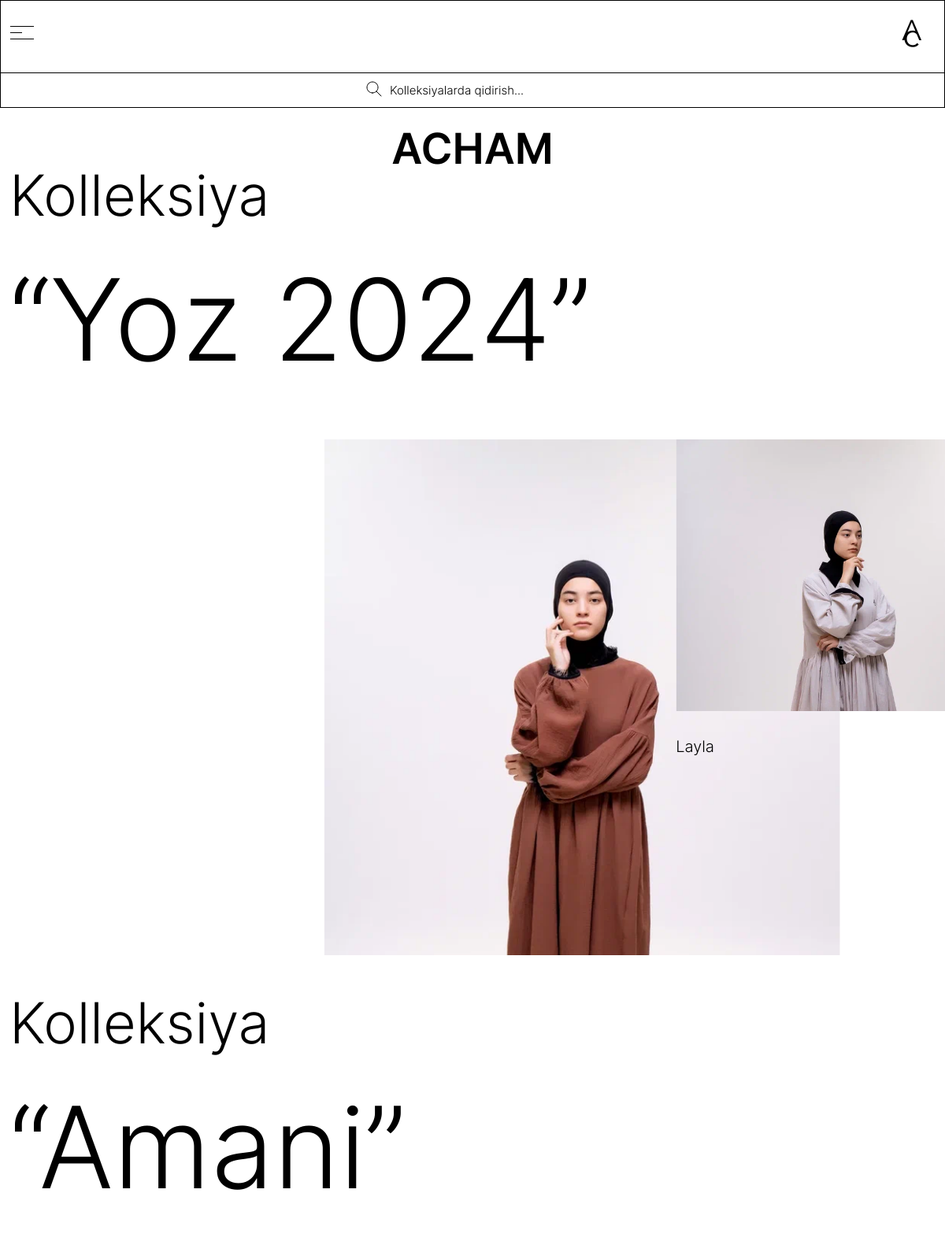
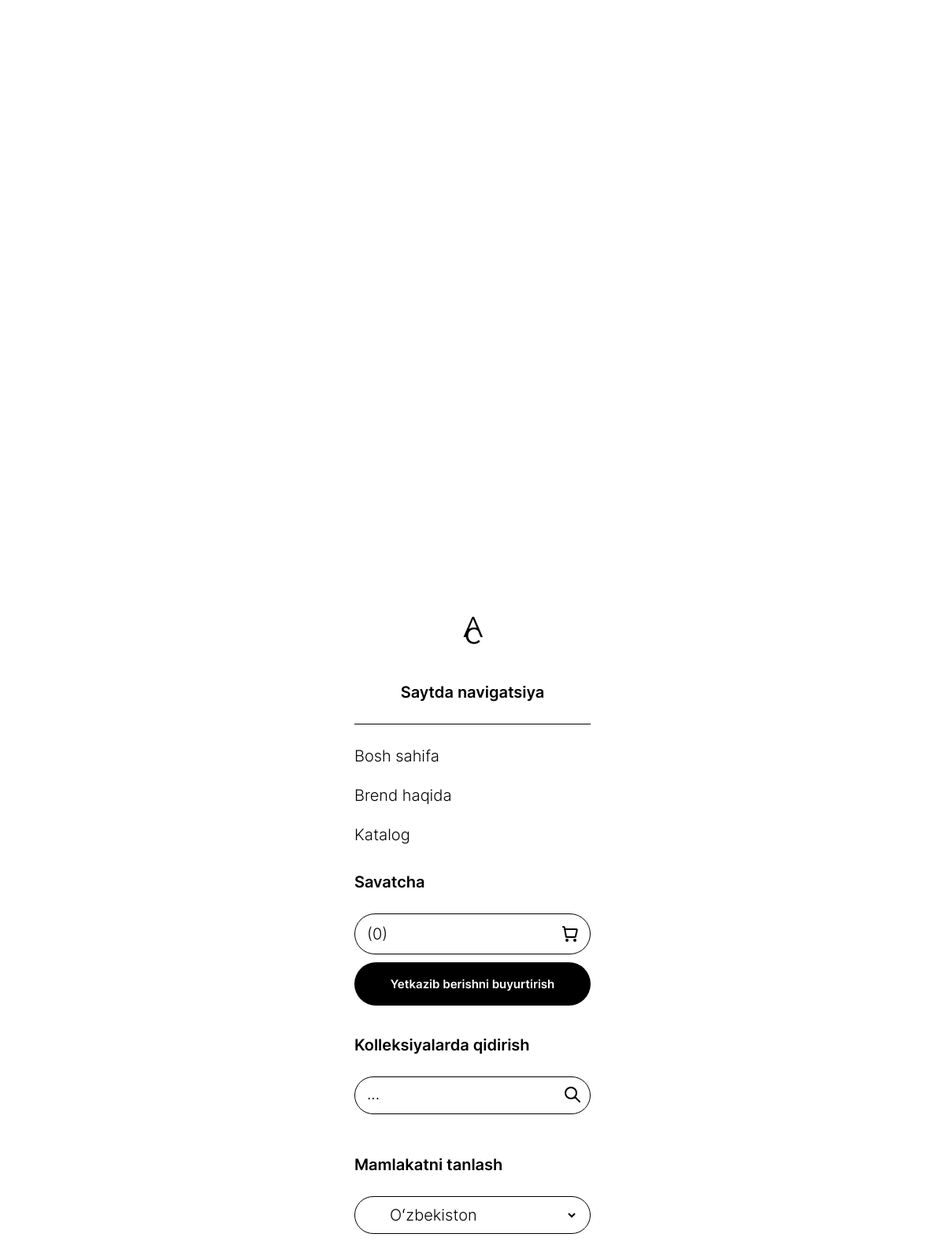
The app's page /second_page_uz/ with its own data (2 pictures, top to bottom).
### backend/models.py (models this page shows, shortened)
class Collection(models.Model):
    image = models.ImageField(upload_to='images', verbose_name='Фото коллекции', null=True, blank=True)
    name = models.CharField(max_length=255, null=True, blank=True, verbose_name='Название коллекции')
    name_en = models.CharField(max_length=255, null=True, blank=True, verbose_name='Название коллекции {en}')
    name_uz = models.CharField(max_length=255, null=True, blank=True, verbose_name='Название коллекции {uz}')
    class Meta:
        verbose_name = 'Коллекция'
        verbose_name_plural = 'Коллекции'

class Item(models.Model):
    name = models.CharField(max_length=150, null=True, blank=True, verbose_name='Название товара')
    description = models.TextField(null=True, blank=True, verbose_name='Описание товара')
    name_en = models.CharField(max_length=150, null=True, blank=True, verbose_name='Название товара {en}')
    description_en = models.TextField(null=True, blank=True, verbose_name='Описание товара {en}')
    name_uz = models.CharField(max_length=150, null=True, blank=True, verbose_name='Название товара {uz}')
    description_uz = models.TextField(null=True, blank=True, verbose_name='Описание товара {uz}')
    material = models.ForeignKey(Material, on_delete=models.CASCADE, verbose_name='Материал товара')
    collection = models.ForeignKey(Collection, on_delete=models.CASCADE, verbose_name='Коллекция товара',
                                   related_name='items')
    image = models.ImageField(upload_to='images', verbose_name='Фото товара')
    price = models.DecimalField(max_digits=10, decimal_places=2, null=True, blank=True, verbose_name='Цена товара')
    def get_image(self):
        try:
            return self.image.url
        except:
            return ''
    class Meta:
        verbose_name = 'Товар'
        verbose_name_plural = 'Товары'

### backend/views.py (the view)
# urls.py: path('second_page_uz/', second_page_uz, name='second_page_uz'),
def second_page_uz(request):
    collections = Collection.objects.all()
    context = {
        'collections': collections
    }
    return render(request, 'second_page_uz.html', context)

### backend/cart.py (called while the page is built)
    def __len__(self):
        return sum(item['quantity'] for item in self.cart.values())

    def get_total_price(self):
        return sum(Decimal(item['price']) * item['quantity'] for item in
                   self.cart.values())

### backend/context_processors.py (called while the page is built)
def cart(request):
    return {'cart': Cart(request)}

### backend/views.py (called while the page is built)
def cart_form_processor(request):
    return {
            'cart_form': CartForm(),
            'cart_form_en': CartFormEn(),
            'cart_form_uz': CartFormUz()
            }

### backend/templates/second_page_uz.html (shortened to what this page needs)
{% extends 'base_uz.html' %}
{% load static %}
{% block main %}
{% include 'components/header/_header_other_uz.html' %}
    <main class="swiper-main">
        {% for collection in collections %}
          <div class="container">
                <div class="swiper-text">
                    <h2 class="swiper-text&#45;&#45;first">Kolleksiya</h2>
                    <h2 class="swiper-text--second">“{{ collection.name_uz }}”</h2>
                </div>
            </div>
        <div class="swiper mySwiper" id="collection_{{ collection.pk }}">
            <div class="swiper-wrapper">
                {% for item in collection.items.all %}
                <div class="swiper-slide">
                    <div class="swiper-slide-img-c" onclick="document.location.href='{% url 'third_page_uz' item.pk %}'">
                        <img src="{{ item.get_image }}" />
                    </div>
                    <div class="swiper-slide--text-b">
                        <span class="swiper-slide--text">{{ item.name_uz }}</span>
                    </div>
                </div>
                {% endfor %}
            </div>
        </div>
        {% endfor %}
    </main>
{% endblock main %}

### static/style/style.css (style rules this page uses)
:root { --ml: "Montserrat-Light"; --mli: "Montserrat-LightItalic"; --msb: "Montserrat-SemiBold"; --cen: "Century", sans-serif; }
html { overflow-x: hidden !important; }
body { font-family: var(--ml); -webkit-user-select: none; -moz-user-select: none; -ms-user-select: none; user-select: none; }
.swiper-slide--text { font-size: 20px; font-family: var(--ml); }
.swiper-text { padding: 0 0 30px 0; display: -webkit-box; display: -ms-flexbox; display: flex; -webkit-box-orient: vertical; -webkit-box-direction: normal; -ms-flex-direction: column; flex-direction: column; -webkit-box-pack: start; -ms-flex-pack: start; justify-content: flex-start; -webkit-box-align: start; -ms-flex-align: start; align-items: flex-start; gap: 50px; }
.swiper-text--first { font-family: var(--ml); font-size: 72px; }
.swiper-text--second { font-family: var(--mli); font-size: 144px; }
.swiper-main { display: -webkit-box; display: -ms-flexbox; display: flex; -webkit-box-orient: vertical; -webkit-box-direction: normal; -ms-flex-direction: column; flex-direction: column; -webkit-box-pack: center; -ms-flex-pack: center; justify-content: center; -webkit-box-align: center; -ms-flex-align: center; align-items: center; }

### static/style/nullstyle.css (style rules this page uses)
* { padding: 0; margin: 0; border: 0; }
*, *:before, *:after { -moz-box-sizing: border-box; -webkit-box-sizing: border-box; box-sizing: border-box; }
html, body { width: 100%; font-size: 100%; line-height: 1; font-size: 14px; -ms-text-size-adjust: 100%; -moz-text-size-adjust: 100%; -webkit-text-size-adjust: 100%; }
img { vertical-align: top; }
h1, h2, h3, h4, h5, h6 { font-size: inherit; font-weight: inherit; }
.container { max-width: 1320px; width: 100%; margin: 0 auto; padding: 0 12px; }

### templates/base_uz.html (style rules this page uses)
.swiper { width: 100%; padding-top: 50px; padding-bottom: 50px; }
.swiper.mySwiper { height: 755px; }
.swiper-wrapper { gap: 35px; }
.swiper-slide { background-position: center; background-size: cover; width: 400px; height: 400px; position: relative; display: flex; flex-direction: column; gap: 35px; }
.swiper-slide-img-c { position: relative; width: 400px; height: 400px; overflow: hidden; display: flex; justify-content: center; align-items: center; transition: .1s all; }
.swiper-slide img { display: block; position: absolute; top: 0; left: 0; width: 100%; }
.swiper-slide-active { width: max-content; height: 100%; transition: .1s all; }
.swiper-slide-active .swiper-slide-img-c { width: 655px; height: 655px; }

### records on screen
Collection: name_uz "Yoz 2024"
Item: get_image (picture)
Item: get_image (picture), name_uz "Layla"
Collection: name_uz "Amani"

### other values on screen
{{ cart|length }} "0"
